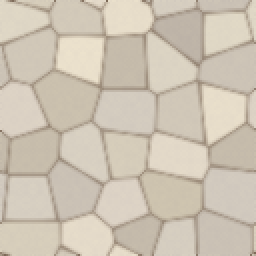
#> input picture game-assets/_work/wip-backup-g6l/floor-base.png, 128 x 128 px, found by its file name (shown 2 times larger)
$ python g6y_floor_edge_flatten.py
#> lines starting #> are read from the running program, lines starting #| are printed output that depends on the picture
"""G6y: flatten edge tone on floor-base-alt / alt3 (kill residual cell-edge grid).

game-tilesets §1: large-scale tone gradients that create checkerboarding = fail.
base edge−inner ≈1.6; alt/alt3 ≈4.8–5.0 (brighter border ring) → faint 4-way grid.
"""
from __future__ import annotations

from pathlib import Path

import numpy as np
from PIL import Image

OUT = Path(r"C:\projetos\bombpvp\game-assets\arenas\themes\tournament-clean")
SIZE = 128
# Soft edge band to rebalance toward inner mean
BAND = 10


def edge_inner(rgb: np.ndarray) -> tuple[float, float, float]:
    h, w, _ = rgb.shape
    edge = np.concatenate(
        [rgb[0], rgb[-1], rgb[1:-1, 0], rgb[1:-1, -1]]
    ).mean()
    inner = rgb[h // 4 : 3 * h // 4, w // 4 : 3 * w // 4].mean()
    return float(edge), float(inner), float(abs(edge - inner))


def flatten_edge(im: Image.Image, band: int = BAND) -> Image.Image:
    """Scale pixels near tile edge so border mean ≈ inner mean (soft falloff)."""
    arr = np.array(im.convert("RGB"), dtype=np.float32)
    h, w, _ = arr.shape
    yy, xx = np.mgrid[0:h, 0:w]
    e = np.minimum(np.minimum(xx, yy), np.minimum(w - 1 - xx, h - 1 - yy)).astype(np.float32)

    edge_m, inner_m, _ = edge_inner(arr)
    if abs(edge_m - inner_m) < 1.2:
        return im.convert("RGB")

    # Target: pull edge mean to inner mean. Per-pixel scale with falloff in band.
    # scale_at_edge = inner/edge so mean moves; blend by (1 - e/band)
    if edge_m < 1e-3:
        return im.convert("RGB")
    scale = inner_m / edge_m
    # limit extreme correction
    scale = float(np.clip(scale, 0.94, 1.06))

    fall = np.clip(1.0 - (e / band), 0.0, 1.0)  # 1 at edge, 0 beyond band
    # Only apply when current local tendency matches global (brighter or darker edge)
    factor = 1.0 + (scale - 1.0) * fall
    out = arr * factor[..., None]
    out = np.clip(out, 0, 255).astype(np.uint8)
    return Image.fromarray(out, mode="RGB")


def make_seam(im: Image.Image, path: Path) -> None:
    w, h = im.size
    canvas = Image.new(im.mode, (w * 2, h * 2))
    for ox, oy in ((0, 0), (w, 0), (0, h), (w, h)):
        canvas.paste(im, (ox, oy))
    canvas.save(path, optimize=True)


def downscale_preview(im: Image.Image, path: Path, size: int = 40) -> None:
    p = im.resize((size, size), Image.Resampling.LANCZOS)
    grid = Image.new(im.mode, (size * 4, size * 4))
    for gy in range(4):
        for gx in range(4):
            grid.paste(p, (gx * size, gy * size))
    grid.save(path, optimize=True)


def rebuild_4way_field() -> None:
    alts = [
        Image.open(OUT / n).convert("RGB")
        for n in (
            "floor-base.png",
            "floor-base-alt.png",
            "floor-base-alt2.png",
            "floor-base-alt3.png",
        )
    ]
    cell = 40
    scaled = [a.resize((cell, cell), Image.Resampling.LANCZOS) for a in alts]
    n = 8
    field = Image.new("RGB", (n * cell, n * cell))
    for y in range(n):
        for x in range(n):
            field.paste(scaled[(x + 2 * y) % 4], (x * cell, y * cell))
    field.save(OUT / "_qa-floor-field-4way.png", optimize=True)
    means = [float(np.array(s, dtype=float).mean()) for s in scaled]
    print("cell means", [round(m, 2) for m in means], "spread", round(max(means) - min(means), 2))


def mean_rgb(im: Image.Image) -> float:
    return float(np.array(im.convert("RGB"), dtype=float).mean())


def main() -> None:
    base = Image.open(OUT / "floor-base.png").convert("RGB")
#> base is the input picture: PIL image 128x128 RGB; mean R, G, B 205.9, 196.1, 180.3
    target_mean = mean_rgb(base)
#> target_mean = 194.1
    print(f"base mean={target_mean:.2f} ei={edge_inner(np.array(base, dtype=np.float32))[2]:.2f}")
#> in edge_inner, `edge = np.concatenate( [rgb[0], rgb[-1], rgb[1:-1, 0], rgb[1:-1, -1]] ..`: edge = 194.6
#> in edge_inner, `inner = rgb[h // 4 : 3 * h // 4, w // 4 : 3 * w // 4].mean()`: inner = 194.9
#| base mean=194.09 ei=0.33

    for name in ("floor-base-alt.png", "floor-base-alt3.png"):
        src = Image.open(OUT / name).convert("RGB")
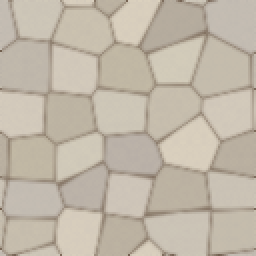
#> input picture game-assets/_work/wip-backup-g6l/floor-base-alt.png, 128 x 128 px, found by its file name (shown 2 times larger)
#> src is the input picture: PIL image 128x128 RGB; mean R, G, B 193.1, 183.8, 168.8
        e0, i0, d0 = edge_inner(np.array(src, dtype=np.float32))
#> e0 = 180.5; i0 = 182.2; d0 = 1.71
        flat = flatten_edge(src)
#> in flatten_edge, `e = np.minimum(np.minimum(xx, yy), np.minimum(w - 1 - xx, h - 1 - yy))..`:
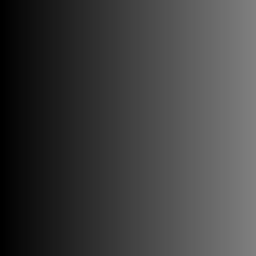
#> xx: shape (128, 128) int64 (shown 2 times larger); min 0, max 127, mean 63.5
#> in flatten_edge, `edge_m, inner_m, _ = edge_inner(arr)`: edge_m = 180.5; inner_m = 182.2
#> in flatten_edge, `scale = inner_m / edge_m`: scale = 1.01
#> in flatten_edge, `factor = 1.0 + (scale - 1.0) * fall`:
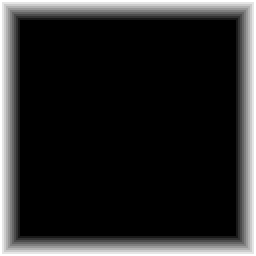
#> factor: shape (128, 128) float32 (shown 2 times larger); min 1, max 1.01, mean 1; drawn with min black and max white
        # re-match global mean to base (edge scale can shift overall slightly)
        cur = mean_rgb(flat)
#> cur = 182
        if cur > 1e-6:
            factor = float(np.clip(target_mean / cur, 0.97, 1.03))
#> factor = 1.03
            arr = np.clip(np.array(flat, dtype=np.float32) * factor, 0, 255).astype(np.uint8)
            flat = Image.fromarray(arr, mode="RGB")
        e1, i1, d1 = edge_inner(np.array(flat, dtype=np.float32))
#> e1 = 186.4; i1 = 187.2; d1 = 0.744
        flat.save(OUT / name, optimize=True)
        make_seam(flat, OUT / f"_seam-{name.replace('.png', '')}.png")
#> in make_seam, `canvas = Image.new(im.mode, (w * 2, h * 2))`: canvas: PIL image 256x256 RGB; every value is 0
#> after the loop in make_seam, `for ox, oy in ((0, 0), (w, 0), (0, h), (w, h)):`:
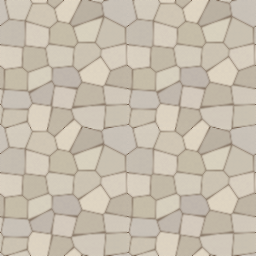
#> canvas: PIL image 256x256 RGB; mean R, G, B 198.5, 189, 173.5
        downscale_preview(flat, OUT / f"_preview40-{name.replace('.png', '')}.png")
#> in downscale_preview, `p = im.resize((size, size), Image.Resampling.LANCZOS)`:
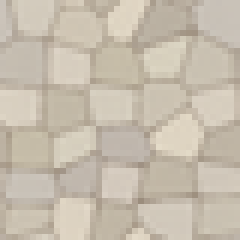
#> p: PIL image 40x40 RGB (shown 6 times larger); mean R, G, B 198.5, 189, 173.5
#> in downscale_preview, `grid = Image.new(im.mode, (size * 4, size * 4))`: grid: PIL image 160x160 RGB; every value is 0
#> after the loop in downscale_preview, `for gy in range(4):`:
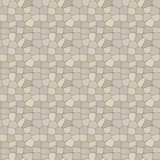
#> grid: PIL image 160x160 RGB; mean R, G, B 198.5, 189, 173.5
        print(f"{name}: ei {d0:.2f}->{d1:.2f} (border {e0:.1f}->{e1:.1f}, inner {i0:.1f}->{i1:.1f}) mean={mean_rgb(flat):.2f}")
#| floor-base-alt.png: ei 1.71->0.74 (border 180.5->186.4, inner 182.2->187.2) mean=187.01
#> pass 2 of the loop in main, `for name in ("floor-base-alt.png", "floor-base-alt3.png"):`:
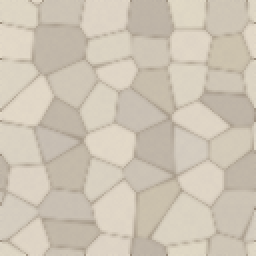
#> input picture game-assets/_work/wip-backup-g6y/floor-base-alt3.png, 128 x 128 px, found by its file name (shown 2 times larger)
#> in main, src is the input picture: PIL image 128x128 RGB; mean R, G, B 206.3, 196.8, 181.3
#> e0 = 198; i0 = 193; d0 = 4.95
#> edge_m = 198; inner_m = 193
#> scale = 0.975
#> in flatten_edge (call 2), `factor = 1.0 + (scale - 1.0) * fall`:
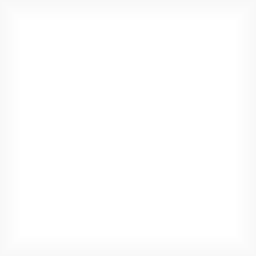
#> factor: shape (128, 128) float32 (shown 2 times larger); min 0.975, max 1, mean 0.996
#> cur = 193.9
#> in main, `factor = float(np.clip(target_mean / cur, 0.97, 1.03))`: factor = 1
#> e1 = 192.5; i1 = 193; d1 = 0.477
#> after the loop in downscale_preview (call 2), `for gy in range(4):`:
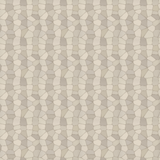
#> grid: PIL image 160x160 RGB; mean R, G, B 205.3, 195.8, 180.5
#| floor-base-alt3.png: ei 4.95->0.48 (border 198.0->192.5, inner 193.0->193.0) mean=193.87

    rebuild_4way_field()
    print("OK")


if __name__ == "__main__":
#> (the run stopped early here; a loop or call above may not have finished)
